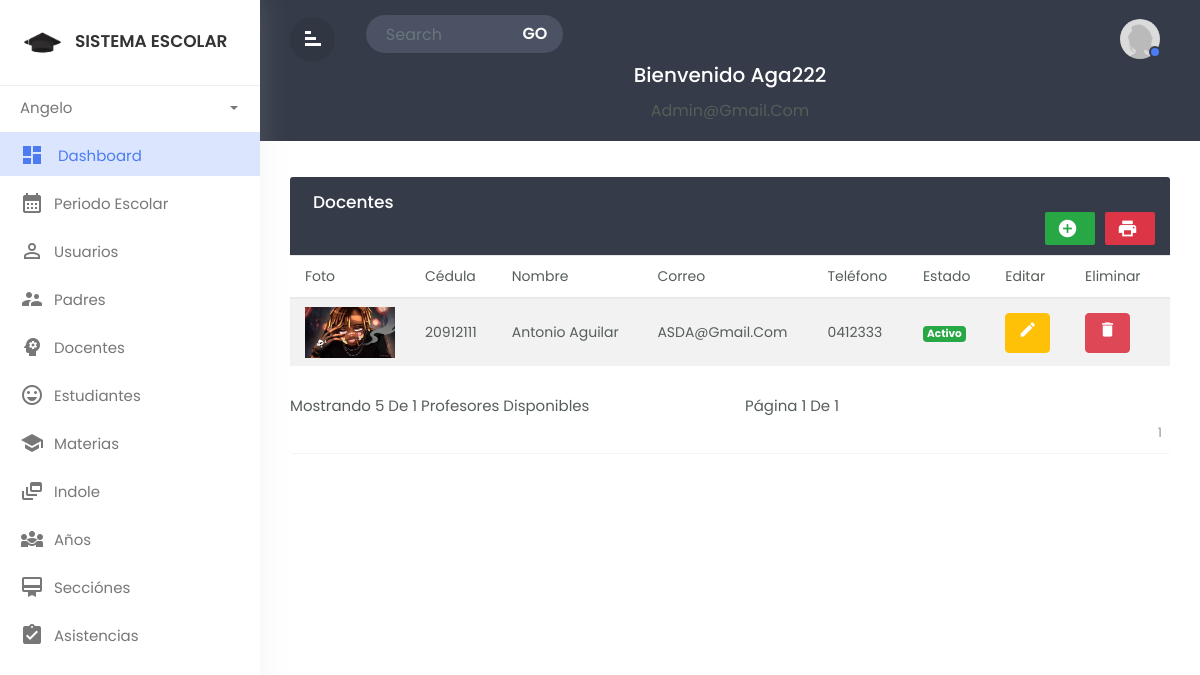
Screenshot of /dashboard/Views/teachers/mostrar.php (signed in) with the database file from the repository.
### tables this page shows
CREATE TABLE `teachers` (
  `idtea` int(11) NOT NULL,
  `dnite` char(8) NOT NULL,
  `nomte` varchar(35) NOT NULL,
  `sexte` varchar(15) NOT NULL,
  `correo` varchar(30) NOT NULL,
  `telet` char(9) NOT NULL,
  `foto` varchar(100) NOT NULL,
  `usuario` varchar(25) NOT NULL,
  `clave` varchar(255) NOT NULL,
  `rol` char(1) NOT NULL,
  `state` char(1) NOT NULL,
  `fere` timestamp NOT NULL DEFAULT current_timestamp() ON UPDATE current_timestamp()
);

### dashboard/Views/teachers/mostrar.php (the view, shortened to what this page needs)
<?php include("../header.php") ?>
            <div class="main-content">
              <div class="row">
                <div class="col-md-12">
                <div class="table-wrapper">
    <div class="table-title">
      <div class="row">
        <div class="col-sm-6 p-0 d-flex justify-content-lg-start justify-content-center">
          <h2 class="ml-lg-2">Docentes</h2>
        </div>
        <div class="col-sm-12 p-0 d-flex justify-content-lg-end justify-content-center">
          <a href="#addEmployeeModal" class="btn btn-success" data-toggle="modal">
          <i class="material-icons">&#xE147;</i> </a>
          <a href="plantilla.php" class="btn btn-danger">
          <i class="material-icons">print</i> </a>
        </div>
      </div>
    </div>
    <?php
 require '../../Config/config.php';
  $productosPorPagina = 5;
        $pagina = 1;
        $limit = $productosPorPagina;
        $offset = ($pagina - 1) * $productosPorPagina;
        $sentencia = $connect->query("SELECT count(*) AS conteo FROM teachers;");
    $conteo = $sentencia->fetchObject()->conteo;
    $paginas = ceil($conteo / $productosPorPagina);
    $sentencia = $connect->prepare("SELECT * FROM teachers LIMIT ? OFFSET ?");
    $sentencia->execute([$limit, $offset]);
    $productos = $sentencia->fetchAll(PDO::FETCH_OBJ);
       ?>
    <table class="table table-striped table-hover" >
      <thead>
        <tr>
          <th>Foto</th>
          <th>Cédula</th>
          <th>Nombre</th>
          <th>Correo</th>
          <th>Teléfono</th>
          <th>Estado</th>
          <th>Editar</th>
          <th>Eliminar</th>
        </tr>
      </thead>
    <tbody>
          <?php foreach($productos as $producto){ ?>
            <tr>
               <td><img src="../../Assets/img/subidas/<?php echo $producto->foto ?>" width='90'></td>
               <td><?php echo $producto->dnite ?></td>
               <td><?php echo $producto->nomte ?></td>
               <td><?php echo $producto->correo ?></td>
               <td><?php echo $producto->telet ?></td>
               <td>
                        <?php if($producto->state==1)  { ?>
        <span class="badge badge-success">Activo</span>
    <?php  }   else {?>
        <span class="badge badge-danger">No activo</span>
        <?php  } ?>
                    </td>
               <td>
<form method='POST' action='<?php $_SERVER['PHP_SELF'] ?>'>
<button name='editar' class='btn btn-warning text-white'><i class='material-icons' data-toggle='tooltip' title='Edit'>&#xE254;</i></button>
</form>
               </td>
               <td>
<form  onsubmit="return confirm('Realmente desea eliminar el registro?');" method='POST' action='<?php $_SERVER['PHP_SELF'] ?>'>
<button name='eliminar' class='btn btn-danger text-white' ><i class='material-icons'  title='Delete'>&#xE872;</i></button>
</form>
               </td>
            </tr>
            <?php } ?>
      </tbody>
       </table>
       <nav aria-label="Page navigation example">
            <div class="row">
                <div class="col-xs-12 col-sm-6">
                    <p>Mostrando <?php echo $productosPorPagina ?> de <?php echo $conteo ?> profesores disponibles</p>
                </div>
                <div class="col-xs-12 col-sm-6">
                    <p>Página <?php echo $pagina ?> de <?php echo $paginas ?> </p>
                </div>
            </div>
            <ul class="pagination">
                <?php for ($x = 1; $x <= $paginas; $x++) { ?>
                    <li class="<?php if ($x == $pagina) echo "active" ?>">
                        <a href="./mostrar.php?pagina=<?php echo $x ?>">
                            <?php echo $x ?></a>
                    </li>
                <?php } ?>
            </ul>
        </nav>
  </div>
</div>
</div>
        </div>
</div>
</div>
  </body>
  </html>

### dashboard/Assets/css/custom.css (style rules this page uses)
body,html { line-height:1.8; font-family:'Poppins',sans-serif; color:#555e58; text-transform:capitalize; font-weight:400; margin:0px; padding:0px; }
.material-icons { font-family: 'Material Icons'; font-weight: normal; font-style: normal; font-size: 24px; display: inline-block; line-height: 1; text-transform: none; letter-spacing: normal; word-wrap: normal; white-space: nowrap; direction: ltr; -webkit-font-smoothing: antialiased; text-rendering: optimizeLegibility; -moz-osx-font-smoothing: grayscale; font-feature-settings: 'liga'; }
p { font-size:15px; margin:12px 0 0; line-height:24px; }
a { color:#333; font-weight:400; }
button { cursor:pointer; }
ul,ol { padding:0px; margin:0px; list-style:none; }
a,a:hover,a:focus { color:#333; text-decoration:none; transition:all 0.3s; }
.main-content { padding:30px 30px 0px 30px; }
.table-wrapper { background-color: #fff; margin:6px 0px 40px 0px; width: 100%; overflow: auto; border-radius: 3px; box-shadow: 0 1px 1px rgb(0 0 0 / 5%); }
.table-title { background:#353b48; color:#fff; position:sticky; top:0; width:100%; left:0; padding:10px 30px; border-radius:0px 0px 0 0; }
.table-title h2 { margin:5px 0 0; font-size:17px; }
.table-title .btn { color:#fff; float:right; font-size:13px; border:none; min-width:50px; border-radius:2px; border:none; outline:none!important; margin-left:10px; }
.table-title .btn i { float:left; font-size:21px; margin-right:5px; }
table.table tr th, table.table tr td { border-color:#e9e9e9; padding:8px 15px; font-size:14px; font-weight: 400; vertical-align:middle; }
table.table tr th:first-child { width:60px; }
table.table tr th:last-child { width:100px; }
table.table td:last-child { opacity:0.9; font-size:22px; margin:0px 5px; }
table.table td i { font-size:19px; }
.pagination { float:right; margin:0 0 5px; }
.pagination li a { border:none; font-size:13px; min-width:30px; min-height:30px; color:#999; margin:0 2px; line-height:30px; border-radius:2px!important; text-align:center; padding:0 6px; }

### rows the page displays
teachers: foto (picture), dnite "20912111", nomte "Antonio Aguilar", correo "ASDA@gmail.com", telet "0412333", state "Activo"

### other values shown
$_SESSION['nombre'] "Angelo"
$_SESSION['usuario'] "Aga222"
$_SESSION['correo'] "Admin@gmail.com"
$productosPorPagina "5"
$conteo "1"
$pagina "1"
$paginas "1"
